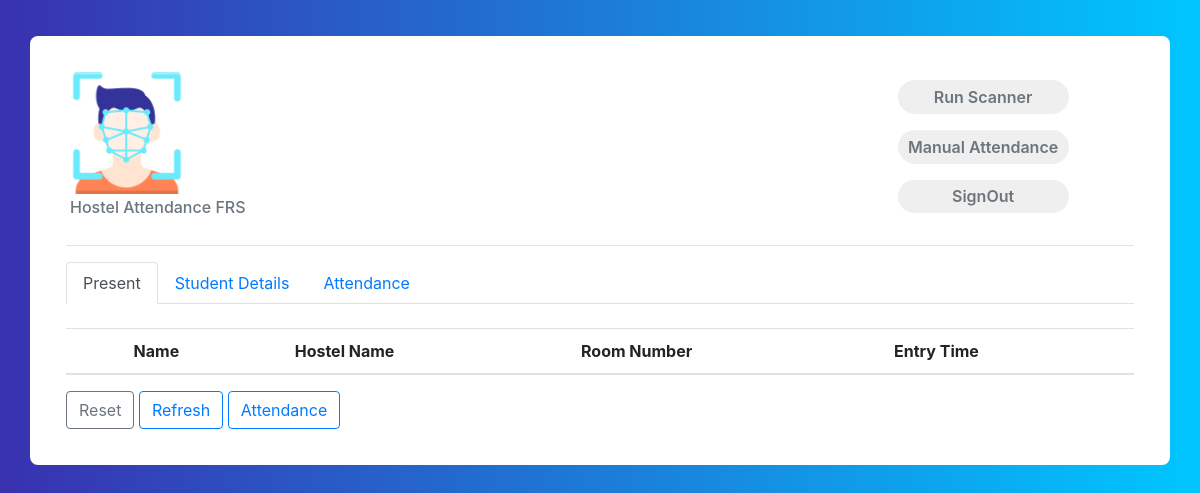
Page /index/ (signed in) on the earlier database version.
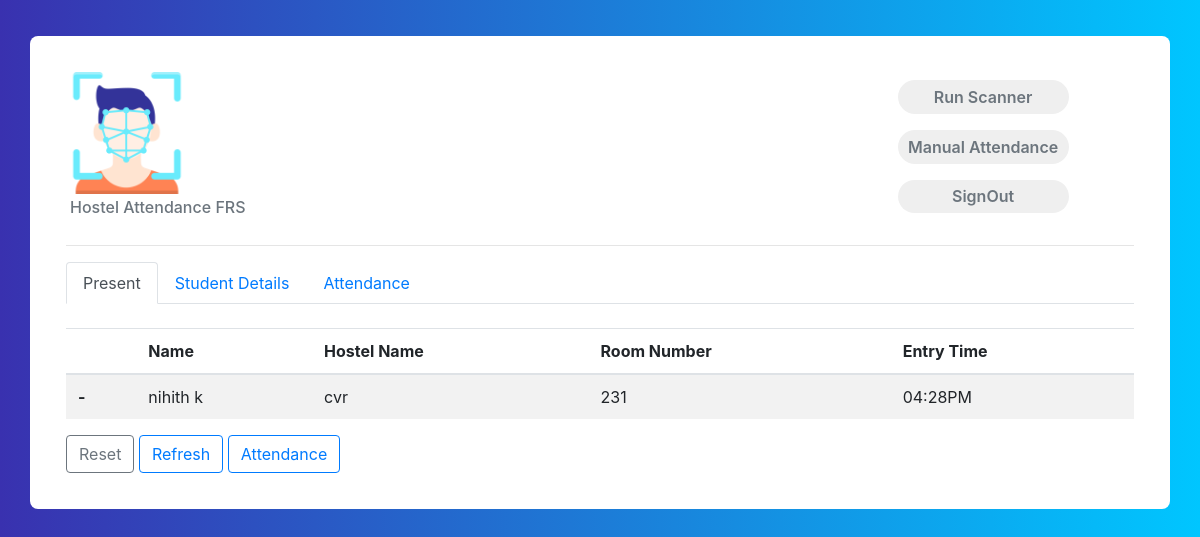
Same page on the later database version.
### core/models.py (models this page shows, shortened)
class Profile(models.Model):
    first_name = models.CharField(max_length=70)
    last_name = models.CharField(max_length=70)
    date = models.DateField()
    phone = models.BigIntegerField(primary_key=True)
    parentphone=models.BigIntegerField(null=True)
    email = models.EmailField()
    roomno = models.IntegerField()
    address = models.CharField(max_length=500,null=True)
    college = models.CharField(max_length=200)
    course = models.CharField(max_length=200,null=True)
    hostelname = models.CharField(choices=types,max_length=20,null=True,blank=False,default='employee')
    hosteltype=models.CharField(choices=H_types,max_length=20,null=True,blank=False,default='non_ac')
    present = models.BooleanField(default=False)
    image = models.ImageField()
    updated = models.DateTimeField(auto_now=True)
    shift = models.TimeField(default=datetime.time(20, 45))

### core/views.py (the view)
# urls.py: path('index/', index,name='index'),
@ensure_csrf_cookie
@csrf_protect
@login_required
def index(request):
    scanned = LastFace.objects.all().order_by('date').reverse()
    present = Profile.objects.filter(present=True).order_by('updated').reverse()
    absent = Profile.objects.filter(present=False).order_by('shift')
    context = {
        'scanned': scanned,
        'present': present,
        'absent': absent,
    }
    return render(request, 'core/index.html', context)

### core/templates/core/index.html (shortened to what this page needs)
{% extends "core/base.html" %}
{% load static %}
{% block content %}
{% if user.is_authenticated %}
<div class="main">
<div class="container emp-profile" >
    <div class="row">
        <div class="col-md-3">
            <img src="{% static 'img/fcicon.png'%}" alt="" width="50%">
            <h6 class="text-muted p-1"> Hostel Attendance FRS</h6>
        </div>
        <div class="col-md-6">
        </div>
        <div class="col-md-3">
            <a target="_blank" class="scan" href="{% url 'details' %}"><input type="submit" class="profile-edit-btn m-2"
                    name="btnAddMore" value="Run Scanner" /></a>
             <button type="submit" class="profile-edit-btn m-2 " onclick="manualchecking()">Manual Attendance</button>
            <a   href="{% url 'signout' %}"><input type="submit" class="profile-edit-btn m-2 "
                            name="btnAddMore" value="SignOut" /></a>
        </div>
    </div>
    <hr>
    <ul class="nav nav-tabs" id="myTab" role="tablist">
        <li class="nav-item" role="presentation">
            <a class="nav-link active" id="present-tab" data-toggle="tab" href="#present" role="tab"
                aria-controls="home" aria-selected="true">Present</a>
        </li>
        <li class="nav-item" role="presentation">
            <a class="nav-link" id="absent-tab" data-toggle="tab" href="#absent" role="tab" aria-controls="profile"
                aria-selected="false">Student Details</a>
        </li>
        <li class="nav-item" role="presentation">
            <a class="nav-link" id="history-tab" data-toggle="tab" href="#history" role="tab" aria-controls="contact"
                aria-selected="false">Attendance</a>
        </li>
    </ul>
    <div class="tab-content" id="myTabContent">
        <br>
        <div class="tab-pane fade show active" id="present" role="tabpanel" aria-labelledby="home-tab">
            <table class="table table-striped ">
                <thead>
                    <tr>
                        <th scope="col"> </th>
                        <th scope="col">Name</th>
                        <th scope="col">Hostel Name</th>
                        <th scope="col">Room Number</th>
                        <th scope="col">Entry Time</th>
                    </tr>
                </thead>
                <tbody>
                    {% for profile in present %}
                    <tr>
                        <th scope="row">-</th>
                        <td>{{profile.first_name}} {{profile.last_name}}</td>
                        <td>{{profile.hostelname}}</td>
                        <td>{{profile.roomno}}</td>
                        <td>{{profile.updated |date:"h:iA"}}</td>
                    </tr>
                    {% endfor%}
                </tbody>
            </table>
            <a href="{% url 'reset' %}"><button type="button" class="btn btn-outline-secondary">Reset</button></a>
            <a href="{% url 'index' %}"><button type="button" class="btn btn-outline-primary">Refresh</button></a>
            <a href="{% url 'month_attendance'  %}"><button type="button" class="btn btn-outline-primary">Attendance</button></a>
        </div>
    </div>
</div>
{%else%}
<h1>Your session closed,Please Login Again!!!</h1>
</div>
{% endif %}
{% endblock content %}

Differences in the rows shown:
added Profile: first_name "nihith", last_name "k", hostelname "cvr", roomno "231", updated "04:28PM"
